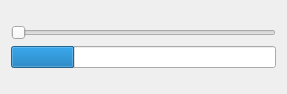
<?xml version="1.0" encoding="UTF-8"?>
<ui version="4.0">
 <class>Dialog</class>
 <widget class="QDialog" name="Dialog">
  <property name="geometry">
   <rect>
    <x>0</x>
    <y>0</y>
    <width>287</width>
    <height>94</height>
   </rect>
  </property>
  <property name="windowTitle">
   <string>Dialog</string>
  </property>
  <layout class="QVBoxLayout" name="verticalLayout_2">
   <item>
    <layout class="QVBoxLayout" name="verticalLayout">
     <item>
      <widget class="QSlider" name="horizontalSlider">
       <property name="orientation">
        <enum>Qt::Horizontal</enum>
       </property>
      </widget>
     </item>
     <item>
      <widget class="QProgressBar" name="progressBar">
       <property name="value">
        <number>24</number>
       </property>
       <property name="textVisible">
        <bool>false</bool>
       </property>
      </widget>
     </item>
    </layout>
   </item>
  </layout>
 </widget>
 <layoutdefault spacing="6" margin="11"/>
 <resources/>
 <connections/>
</ui>
